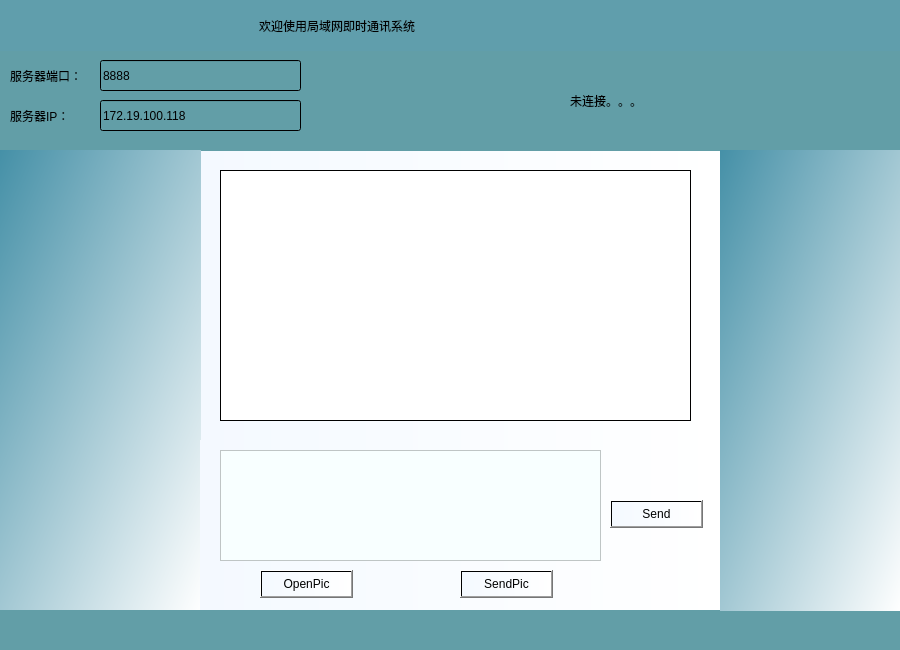
<?xml version="1.0" encoding="UTF-8"?>
<ui version="4.0">
 <class>Server</class>
 <widget class="QWidget" name="Server">
  <property name="geometry">
   <rect>
    <x>0</x>
    <y>0</y>
    <width>900</width>
    <height>650</height>
   </rect>
  </property>
  <property name="windowTitle">
   <string>Server</string>
  </property>
  <property name="styleSheet">
   <string notr="true"/>
  </property>
  <widget class="QWidget" name="widget" native="true">
   <property name="geometry">
    <rect>
     <x>200</x>
     <y>150</y>
     <width>521</width>
     <height>291</height>
    </rect>
   </property>
   <property name="styleSheet">
    <string notr="true">background-color: qlineargradient(spread:pad, x1:0, y1:0, x2:1, y2:0, stop:0 rgba(244, 249, 255, 255), stop:1 rgba(255, 255, 255, 255));</string>
   </property>
   <widget class="QListWidget" name="listWidgetShow">
    <property name="geometry">
     <rect>
      <x>20</x>
      <y>20</y>
      <width>471</width>
      <height>251</height>
     </rect>
    </property>
    <property name="styleSheet">
     <string notr="true">background-color: qlineargradient(spread:pad, x1:0, y1:0, x2:1, y2:0, stop:0 rgba(255, 255, 255, 255), stop:1 rgba(255, 255, 255, 255));</string>
    </property>
   </widget>
  </widget>
  <widget class="QWidget" name="widget_2" native="true">
   <property name="geometry">
    <rect>
     <x>0</x>
     <y>50</y>
     <width>901</width>
     <height>101</height>
    </rect>
   </property>
   <property name="styleSheet">
    <string notr="true">background-color: qlineargradient(spread:reflect, x1:0, y1:0, x2:1, y2:0, stop:1 rgba(98, 158, 167, 255));</string>
   </property>
   <widget class="QLabel" name="labelPort">
    <property name="geometry">
     <rect>
      <x>10</x>
      <y>10</y>
      <width>81</width>
      <height>31</height>
     </rect>
    </property>
    <property name="styleSheet">
     <string notr="true">font: 9pt &quot;Arial&quot;;</string>
    </property>
    <property name="text">
     <string>服务器端口：</string>
    </property>
   </widget>
   <widget class="QLineEdit" name="lineEditIP">
    <property name="geometry">
     <rect>
      <x>100</x>
      <y>50</y>
      <width>201</width>
      <height>31</height>
     </rect>
    </property>
    <property name="text">
     <string>172.19.100.118</string>
    </property>
   </widget>
   <widget class="QLabel" name="labelIP">
    <property name="geometry">
     <rect>
      <x>10</x>
      <y>50</y>
      <width>81</width>
      <height>31</height>
     </rect>
    </property>
    <property name="styleSheet">
     <string notr="true">font: 9pt &quot;Arial&quot;;</string>
    </property>
    <property name="text">
     <string>服务器IP：</string>
    </property>
   </widget>
   <widget class="QLineEdit" name="lineEditPort">
    <property name="geometry">
     <rect>
      <x>100</x>
      <y>10</y>
      <width>201</width>
      <height>31</height>
     </rect>
    </property>
    <property name="text">
     <string>8888</string>
    </property>
   </widget>
   <widget class="QLabel" name="labelshowConnect">
    <property name="geometry">
     <rect>
      <x>570</x>
      <y>40</y>
      <width>341</width>
      <height>21</height>
     </rect>
    </property>
    <property name="text">
     <string>未连接。。。</string>
    </property>
   </widget>
  </widget>
  <widget class="QWidget" name="widget_4" native="true">
   <property name="geometry">
    <rect>
     <x>0</x>
     <y>150</y>
     <width>201</width>
     <height>461</height>
    </rect>
   </property>
   <property name="styleSheet">
    <string notr="true">background-color: qlineargradient(spread:reflect, x1:0, y1:0, x2:1, y2:1, stop:0 rgba(69, 144, 167, 255), stop:1 rgba(255, 255, 255, 255));</string>
   </property>
  </widget>
  <widget class="QWidget" name="widget_3" native="true">
   <property name="geometry">
    <rect>
     <x>-1</x>
     <y>0</y>
     <width>901</width>
     <height>51</height>
    </rect>
   </property>
   <property name="styleSheet">
    <string notr="true">background-color: rgb(96, 158, 172);</string>
   </property>
   <widget class="QLabel" name="label">
    <property name="geometry">
     <rect>
      <x>260</x>
      <y>10</y>
      <width>381</width>
      <height>31</height>
     </rect>
    </property>
    <property name="styleSheet">
     <string notr="true">font: 16pt &quot;Arial&quot;;</string>
    </property>
    <property name="text">
     <string>欢迎使用局域网即时通讯系统</string>
    </property>
   </widget>
  </widget>
  <widget class="QWidget" name="widget_5" native="true">
   <property name="geometry">
    <rect>
     <x>200</x>
     <y>440</y>
     <width>521</width>
     <height>171</height>
    </rect>
   </property>
   <property name="styleSheet">
    <string notr="true">background-color: qlineargradient(spread:pad, x1:0, y1:0, x2:1, y2:0, stop:0 rgba(244, 249, 255, 255), stop:1 rgba(255, 255, 255, 255));</string>
   </property>
   <widget class="QTextEdit" name="textEditWriter">
    <property name="geometry">
     <rect>
      <x>20</x>
      <y>10</y>
      <width>381</width>
      <height>111</height>
     </rect>
    </property>
    <property name="styleSheet">
     <string notr="true">background-color: rgb(248, 255, 255);</string>
    </property>
   </widget>
   <widget class="QPushButton" name="pushButton">
    <property name="geometry">
     <rect>
      <x>410</x>
      <y>60</y>
      <width>93</width>
      <height>28</height>
     </rect>
    </property>
    <property name="styleSheet">
     <string notr="true">QPushButton::hover{
  background-color: qconicalgradient(cx:1, cy:0.522909, angle:179.9, stop:0.494318 rgba(181, 225, 250, 255), stop:0.5 rgba(222, 242, 251, 255));
};</string>
    </property>
    <property name="text">
     <string>Send</string>
    </property>
   </widget>
   <widget class="QPushButton" name="pushButtonOpenPic">
    <property name="geometry">
     <rect>
      <x>60</x>
      <y>130</y>
      <width>93</width>
      <height>28</height>
     </rect>
    </property>
    <property name="styleSheet">
     <string notr="true">QPushButton::hover{
  background-color: qconicalgradient(cx:1, cy:0.522909, angle:179.9, stop:0.494318 rgba(181, 225, 250, 255), stop:0.5 rgba(222, 242, 251, 255));
};</string>
    </property>
    <property name="text">
     <string>OpenPic</string>
    </property>
   </widget>
   <widget class="QPushButton" name="pushButtonSendPic">
    <property name="geometry">
     <rect>
      <x>260</x>
      <y>130</y>
      <width>93</width>
      <height>28</height>
     </rect>
    </property>
    <property name="styleSheet">
     <string notr="true">QPushButton::hover{
  background-color: qconicalgradient(cx:1, cy:0.522909, angle:179.9, stop:0.494318 rgba(181, 225, 250, 255), stop:0.5 rgba(222, 242, 251, 255));
};
	background-color: rgb(243, 255, 242);</string>
    </property>
    <property name="text">
     <string>SendPic</string>
    </property>
   </widget>
  </widget>
  <widget class="QWidget" name="widget_6" native="true">
   <property name="geometry">
    <rect>
     <x>0</x>
     <y>610</y>
     <width>901</width>
     <height>41</height>
    </rect>
   </property>
   <property name="styleSheet">
    <string notr="true">background-color: qlineargradient(spread:reflect, x1:0, y1:0, x2:1, y2:0, stop:1 rgba(98, 158, 167, 255));</string>
   </property>
  </widget>
  <widget class="QWidget" name="widget_7" native="true">
   <property name="geometry">
    <rect>
     <x>720</x>
     <y>150</y>
     <width>181</width>
     <height>461</height>
    </rect>
   </property>
   <property name="styleSheet">
    <string notr="true">background-color: qlineargradient(spread:reflect, x1:0, y1:0, x2:1, y2:1, stop:0 rgba(69, 144, 167, 255), stop:1 rgba(255, 255, 255, 255));</string>
   </property>
  </widget>
 </widget>
 <layoutdefault spacing="6" margin="11"/>
 <resources/>
 <connections/>
</ui>
